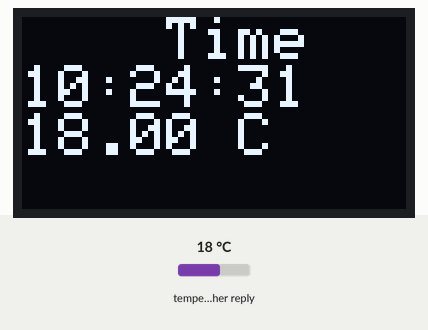
This sketch was run on a simulated ESP32. Parts: 128×64 one-colour display. Inputs (shaded band) come from the test bench; at power-on: temperature in the weather reply 18 °C. WiFi joins after 1.5 s; servers stay silent unless stated; network time is answered at once with the bench clock; the local clock reads 2024-03-15 10:24:30 at power-on unless the sketch sets it; web services answer with replies made up by the test bench; what the sketch prints to the serial monitor is not drawn.

Above: at 2.7 s.
2.8 s: temperature in the weather reply set to 41 °C
At 3.5 s:
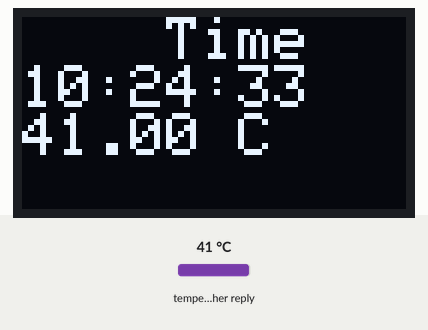
7.4 s: temperature in the weather reply set to -14 °C
At 9.1 s:
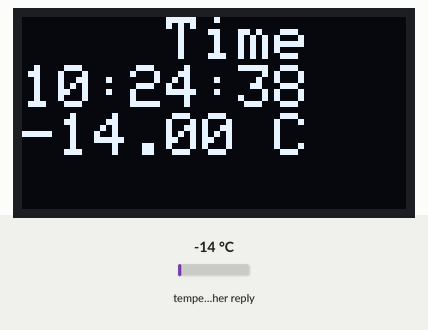
10.8 s: temperature in the weather reply set to 1 °C
At 12.4 s:
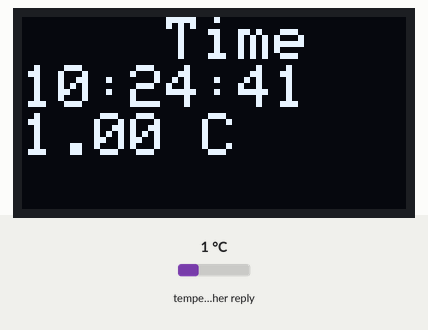
18.3 s: temperature in the weather reply set to -1 °C
At 20.4 s:
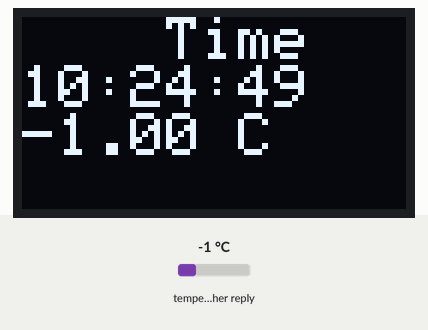
Timing chart, 0 to 21.9 s (numbered marks = the images above; inputs shaded):
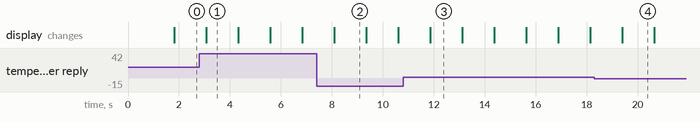

The sketch:

digital_clock.ino
```cpp
// Importação de bibliotecas
#include <WiFi.h>       // Biblioteca WiFi para ESP32
#include <Wire.h>
#include <NTPClient.h>
#include <WiFiUdp.h>
#include <HTTPClient.h>
#include <ArduinoJson.h>
#include <Adafruit_GFX.h> // Biblioteca para o display oled
#include <Adafruit_SSD1306.h> // Biblioteca para o display oled

// Configurações Wi-Fi
const char* ssid = "Guto Rapido";
const char* pass = "familiarg_33";

// Configurações do cliente NTP
WiFiUDP ntpUDP;
NTPClient timeclient(ntpUDP, "pool.ntp.org", -3 * 3600); // Fuso horário (-3h UTC)

// Definições do Display
#define width_display 128
#define height_display 64
#define reset_display -1
Adafruit_SSD1306 display(width_display, height_display, &Wire, reset_display);

// Configurações HTTP e API
const char* apiEndpoint = "http://api.weatherapi.com/v1/current.json?key=410b58086b6b4128a82175631242811&q=Sao%20Paulo&aqi=no";
String getTemperature(String api){
  String temperature;
  if (WiFi.status() == WL_CONNECTED){
    HTTPClient http;
    http.begin(api);
    http.addHeader("Content-Type", "application/json");
    int httpResponseCode = http.GET();

    if (httpResponseCode > 0){
      String response = http.getString();
      Serial.println("Response: " + response); // retorno do json
      Serial.println(httpResponseCode);
      // Fazendo o parsing do JSON
      StaticJsonDocument<2048> doc;
      DeserializationError error = deserializeJson(doc, response);

      if (!error){
        JsonObject obj = doc["current"];  // Obtendo o objeto correto
        temperature = String(obj["temp_c"].as<float>());  // Convertendo para float e depois para String
      }
    }
  }
  return temperature;
}

void setup() {
  // Inicializa a comunicação serial
  Serial.begin(115200);

  // Inicializando o Display
  if(!display.begin(SSD1306_SWITCHCAPVCC, 0x3C)){
    Serial.println(F("Falha ao inicializar o display"));
    while(1);
  } else {
    Serial.println("Display Inicializado");
  }
  display.clearDisplay();
  display.setTextSize(2);
  display.setTextColor(WHITE);

  // Conecta ao Wi-Fi
  Serial.println("Conectando ao WiFi...");
  WiFi.begin(ssid, pass);

  while (WiFi.status() != WL_CONNECTED) {
    Serial.print(".");
  }

  Serial.println("\nConectado ao WiFi: " + String(ssid));
  Serial.print("Endereço IP: ");
  Serial.println(WiFi.localIP());

  // Inicializa o cliente NTP
  timeclient.begin();
}

void loop() {
  String temperature = getTemperature(apiEndpoint);
  Serial.println(temperature);

  // Atualiza o cliente NTP
  timeclient.update();

  // Limpar display
  display.clearDisplay();

  // Exibir informações no display
  display.setCursor(48,0);
  display.println("Time");
  display.println(timeclient.getFormattedTime());
  display.println(temperature + " C");
  // Atualizar o display
  display.display();

  delay(1000); // Atualiza a cada segundo
}
```

Measured:
- what the display in image 1 shows lasts 1.2 s, from 3.1 s to 4.3 s
